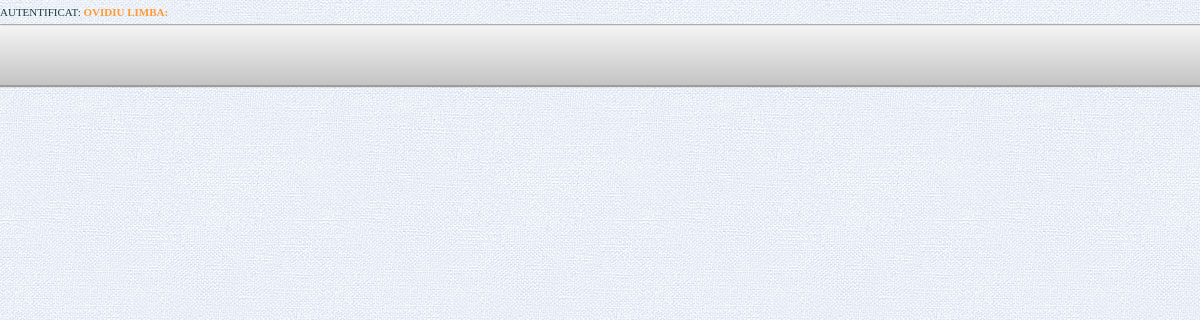
/master_page.php (signed in), run on an earlier commit of the app's database.
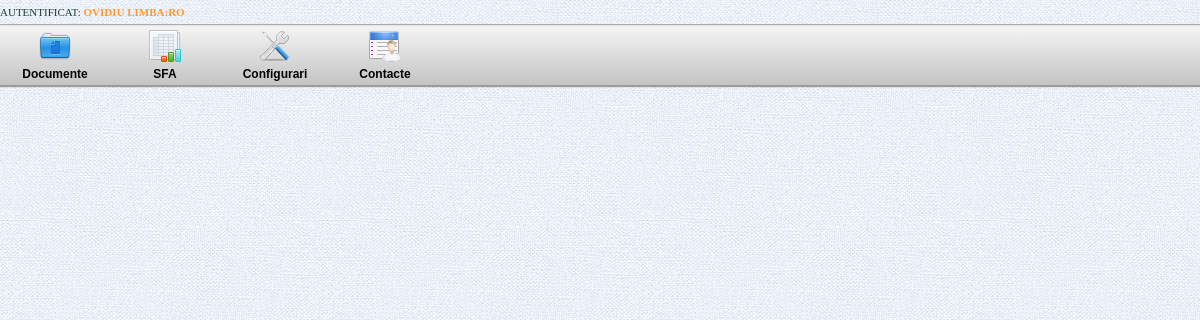
And on a later commit of the database.
### tables this page shows
CREATE TABLE IF NOT EXISTS `meniu` (
  `id_meniu` int(11) NOT NULL AUTO_INCREMENT,
  `modul` varchar(15) NOT NULL,
  `nume_meniu` varchar(25) NOT NULL,
  `ico` varchar(35) NOT NULL,
  `tip` int(11) NOT NULL,
  `parinte` int(11) NOT NULL,
  `ordonare` int(11) NOT NULL,
  `adresa` varchar(30) NOT NULL,
  PRIMARY KEY (`id_meniu`)
);

### meniu.php (the view, shortened to what this page needs)
<!DOCTYPE html PUBLIC "-//W3C//DTD XHTML 1.0 Transitional//EN" "http://www.w3.org/TR/xhtml1/DTD/xhtml1-transitional.dtd">
<html xmlns="http://www.w3.org/1999/xhtml">
<link href="/CRM/css/meniu.css" rel="stylesheet" type="text/css" />
<head>
</head>
<body marginwidth="0" topmargin="0">
<div id="container-menu">
 <div class="info-top">
 <?php
 echo "Autentificat: ". "<span class=\"utilizator\">" . $_SESSION["MM_Username"] . " Limba:" .$_SESSION['user_lang'] . "</span><p>";
 ?>
 </div>
 <div class="main_menu">
    <ul id="menu">
        <?php
        $query_Meniu = "SELECT * FROM meniu where tip=0 ORDER BY ordonare ASC";
        $Meniu = mysql_query($query_Meniu, $conexiune_db) or die(mysql_error());
		while ($rowMeniu = mysql_fetch_array($Meniu))
        {
	    $nume_meniu=$rowMeniu['nume_meniu'];
		$ico_meniu=$rowMeniu['ico'];
		if ($rowMeniu['adresa'] == '#') {
        $adresa_meniu = "#";
        } else {
		$adresa_meniu="../".$rowMeniu['modul']."/".$rowMeniu['adresa'];
		}
    ?>
       <li><a href=<?php echo $adresa_meniu ?>><span><img src="/CRM/css/pic/Meniu/<?php echo $ico_meniu ?>" /></span><br><?php echo $nume_meniu; ?></span></a>
      </li>
  <?php } ?>
    </ul>
 </div>
</div>
</body>
</html>

### master_page.php (shortened to what this page needs)
<!DOCTYPE html PUBLIC "-//W3C//DTD XHTML 1.0 Transitional//EN" "http://www.w3.org/TR/xhtml1/DTD/xhtml1-transitional.dtd">
<html xmlns="http://www.w3.org/1999/xhtml">
<link rel="stylesheet" type="text/css" href="css/demo.css" />
<head>
</head>
<body>
<?php require_once('meniu.php'); ?>
</body>
</html>

### css/demo.css (style rules this page uses)
body,div,dl,dt,dd,ul,ol,li,h1,h2,h3,h4,h5,h6,pre,form,fieldset,input,textarea,p,blockquote,th,td { margin:0; padding:0; }
html,body { margin:0; padding:0; height: 100%; }
fieldset,img { border:0; }
ol,ul { list-style:none; }
body { font-family: Cambria, Palatino, "Palatino Linotype", "Palatino LT STD", Georgia, serif; background: #fff url(../pic/bg.jpg) repeat top left; font-weight: 400; font-size: 15px; color: #1d3c41; overflow-y: scroll; }
a { color: #333; text-decoration: none; }

### css/meniu.css (style rules this page uses)
#container-menu { width: 100%; margin-left: 0px; margin-right: 0px; height: 82px; }
.info-top { line-height: 24px; height: 24px; font-size: 11px; background: rgba(255, 255, 255, 0.4); text-transform: uppercase; z-index: 9999; position: relative; box-shadow: 1px 0px 2px rgba(0,0,0,0.2); background: url("../pic/bg.jpg") #FFFFFF; border-bottom: 1px solid #ABABAB; }
.utilizator { color: #F93; font-weight: bold; }
.main_menu { background: linear-gradient(to bottom, #F5F5F5, #C4C4C4) transparent; height: 60px; margin: 0px 0px 0px; text-align: center; background-size: 100%; }
#menu { width: 100%; margin: 0; padding: 0 0 0 0; list-style: none; -moz-box-shadow: 0 2px 1px #9c9c9c; -webkit-box-shadow: 0 2px 1px #9c9c9c; box-shadow: 0 2px 1px #9c9c9c; height: inherit; }
#menu li { float: left; padding: 0 0 10px 0; position: relative; line-height: 0; }
#menu a { float: left; padding: 5px 20px 5px 20px; color: #000000; font: bold 12px/25px Arial, Helvetica; text-decoration: none; width: 70px; }
#menu:after { visibility: hidden; display: block; font-size: 0; content: " "; clear: both; height: 0; }

What changed in the data, as far as the page shows it:
added meniu: ico (picture), nume_meniu "Documente"
added meniu: ico (picture), nume_meniu "SFA"
added meniu: ico (picture), nume_meniu "Configurari"
added meniu: ico (picture), nume_meniu "Contacte"
Also different on the page:
$_SESSION['user_lang']: (not shown) → "RO"
